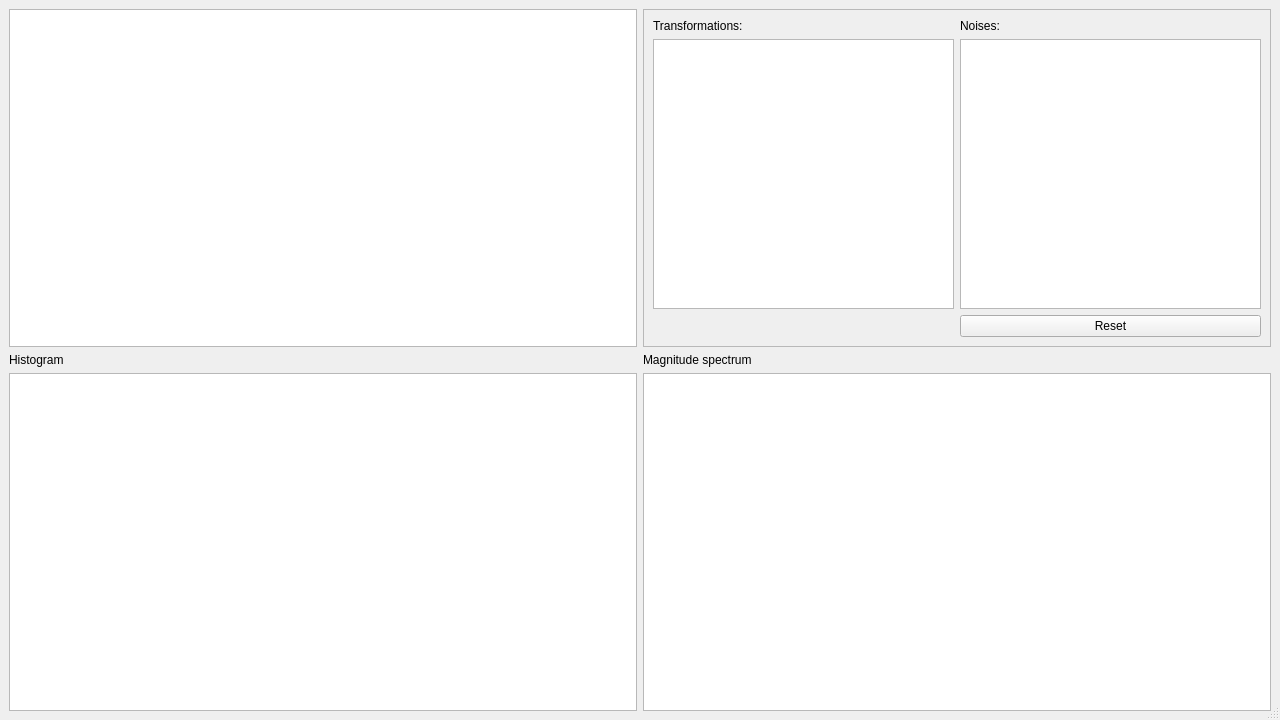
<?xml version="1.0" encoding="UTF-8"?>
<ui version="4.0">
 <class>MainWindow</class>
 <widget class="QMainWindow" name="MainWindow">
  <property name="geometry">
   <rect>
    <x>0</x>
    <y>0</y>
    <width>1280</width>
    <height>720</height>
   </rect>
  </property>
  <property name="minimumSize">
   <size>
    <width>1280</width>
    <height>720</height>
   </size>
  </property>
  <property name="windowTitle">
   <string>MainWindow</string>
  </property>
  <widget class="QWidget" name="centralwidget">
   <property name="minimumSize">
    <size>
     <width>1280</width>
     <height>720</height>
    </size>
   </property>
   <layout class="QVBoxLayout" name="verticalLayout">
    <item>
     <layout class="QGridLayout" name="gridLayout">
      <item row="1" column="0">
       <widget class="QGraphicsView" name="imageGraphicsView">
        <property name="maximumSize">
         <size>
          <width>1000</width>
          <height>1000</height>
         </size>
        </property>
       </widget>
      </item>
      <item row="1" column="1">
       <widget class="QFrame" name="frame">
        <property name="frameShape">
         <enum>QFrame::StyledPanel</enum>
        </property>
        <property name="frameShadow">
         <enum>QFrame::Raised</enum>
        </property>
        <layout class="QGridLayout" name="gridLayout_2">
         <property name="sizeConstraint">
          <enum>QLayout::SetDefaultConstraint</enum>
         </property>
         <item row="1" column="0">
          <widget class="QListWidget" name="transformationsList">
           <property name="sortingEnabled">
            <bool>true</bool>
           </property>
          </widget>
         </item>
         <item row="1" column="1">
          <widget class="QListWidget" name="noisesList">
           <property name="sortingEnabled">
            <bool>true</bool>
           </property>
          </widget>
         </item>
         <item row="2" column="1">
          <widget class="QPushButton" name="resetButton">
           <property name="text">
            <string>Reset</string>
           </property>
          </widget>
         </item>
         <item row="0" column="1">
          <widget class="QLabel" name="noiseListLabel">
           <property name="text">
            <string>Noises:</string>
           </property>
          </widget>
         </item>
         <item row="0" column="0">
          <widget class="QLabel" name="transformationListLabel">
           <property name="text">
            <string>Transformations:</string>
           </property>
          </widget>
         </item>
        </layout>
       </widget>
      </item>
      <item row="3" column="0">
       <widget class="QGraphicsView" name="histogramGraphicsView">
        <property name="minimumSize">
         <size>
          <width>600</width>
          <height>300</height>
         </size>
        </property>
       </widget>
      </item>
      <item row="3" column="1">
       <widget class="QGraphicsView" name="spectrumGraphicsView">
        <property name="minimumSize">
         <size>
          <width>600</width>
          <height>300</height>
         </size>
        </property>
       </widget>
      </item>
      <item row="2" column="0">
       <widget class="QLabel" name="label">
        <property name="text">
         <string>Histogram</string>
        </property>
       </widget>
      </item>
      <item row="2" column="1">
       <widget class="QLabel" name="label_2">
        <property name="text">
         <string>Magnitude spectrum</string>
        </property>
       </widget>
      </item>
     </layout>
    </item>
   </layout>
  </widget>
  <widget class="QMenuBar" name="menubar">
   <property name="geometry">
    <rect>
     <x>0</x>
     <y>0</y>
     <width>1280</width>
     <height>26</height>
    </rect>
   </property>
  </widget>
  <widget class="QStatusBar" name="statusbar"/>
 </widget>
 <resources/>
 <connections/>
</ui>
